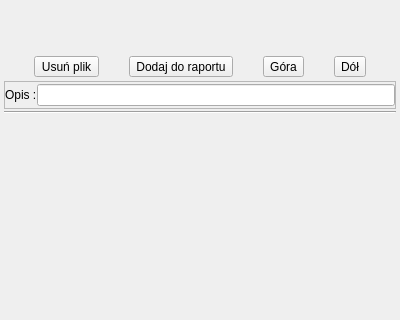
<?xml version="1.0" encoding="UTF-8"?>
<ui version="4.0">
 <class>PictureFrame</class>
 <widget class="QFrame" name="PictureFrame">
  <property name="geometry">
   <rect>
    <x>0</x>
    <y>0</y>
    <width>400</width>
    <height>320</height>
   </rect>
  </property>
  <property name="windowTitle">
   <string>Frame</string>
  </property>
  <layout class="QVBoxLayout" name="verticalLayout">
   <property name="spacing">
    <number>2</number>
   </property>
   <property name="leftMargin">
    <number>4</number>
   </property>
   <property name="topMargin">
    <number>4</number>
   </property>
   <property name="rightMargin">
    <number>4</number>
   </property>
   <property name="bottomMargin">
    <number>4</number>
   </property>
   <item>
    <widget class="QLabel" name="filename">
     <property name="text">
      <string/>
     </property>
    </widget>
   </item>
   <item>
    <widget class="QWidget" name="widget_2" native="true">
     <layout class="QHBoxLayout" name="horizontalLayout_3">
      <item>
       <widget class="QLabel" name="image">
        <property name="text">
         <string/>
        </property>
        <property name="alignment">
         <set>Qt::AlignCenter</set>
        </property>
       </widget>
      </item>
     </layout>
    </widget>
   </item>
   <item>
    <widget class="QWidget" name="widget" native="true">
     <layout class="QHBoxLayout" name="horizontalLayout">
      <property name="spacing">
       <number>0</number>
      </property>
      <property name="leftMargin">
       <number>0</number>
      </property>
      <property name="topMargin">
       <number>2</number>
      </property>
      <property name="rightMargin">
       <number>0</number>
      </property>
      <property name="bottomMargin">
       <number>2</number>
      </property>
      <item>
       <widget class="QToolButton" name="deleteBtn">
        <property name="text">
         <string>Usuń plik</string>
        </property>
       </widget>
      </item>
      <item>
       <widget class="QToolButton" name="raport">
        <property name="text">
         <string>Dodaj do raportu</string>
        </property>
       </widget>
      </item>
      <item>
       <widget class="QToolButton" name="upBtn">
        <property name="text">
         <string>Góra</string>
        </property>
       </widget>
      </item>
      <item>
       <widget class="QToolButton" name="downBtn">
        <property name="text">
         <string>Dół</string>
        </property>
       </widget>
      </item>
     </layout>
    </widget>
   </item>
   <item>
    <widget class="QFrame" name="frame">
     <property name="frameShape">
      <enum>QFrame::StyledPanel</enum>
     </property>
     <property name="frameShadow">
      <enum>QFrame::Raised</enum>
     </property>
     <layout class="QHBoxLayout" name="horizontalLayout_2">
      <property name="spacing">
       <number>0</number>
      </property>
      <property name="leftMargin">
       <number>0</number>
      </property>
      <property name="topMargin">
       <number>2</number>
      </property>
      <property name="rightMargin">
       <number>0</number>
      </property>
      <property name="bottomMargin">
       <number>2</number>
      </property>
      <item>
       <widget class="QLabel" name="label">
        <property name="text">
         <string>Opis :</string>
        </property>
       </widget>
      </item>
      <item>
       <widget class="QLineEdit" name="lineEdit"/>
      </item>
     </layout>
    </widget>
   </item>
   <item>
    <widget class="Line" name="line">
     <property name="orientation">
      <enum>Qt::Horizontal</enum>
     </property>
    </widget>
   </item>
   <item>
    <spacer name="verticalSpacer">
     <property name="orientation">
      <enum>Qt::Vertical</enum>
     </property>
     <property name="sizeHint" stdset="0">
      <size>
       <width>20</width>
       <height>40</height>
      </size>
     </property>
    </spacer>
   </item>
  </layout>
 </widget>
 <resources/>
 <connections/>
</ui>
